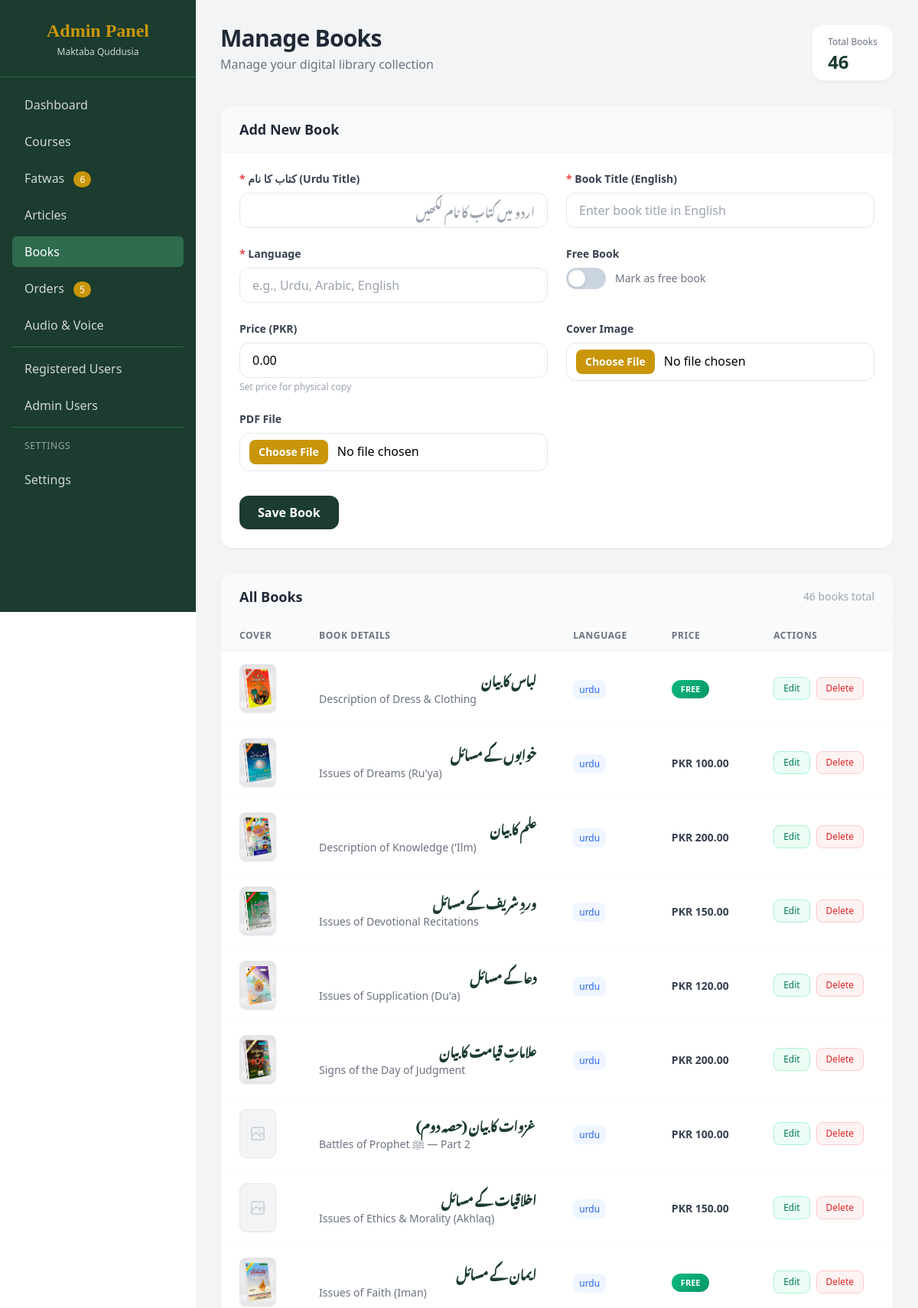
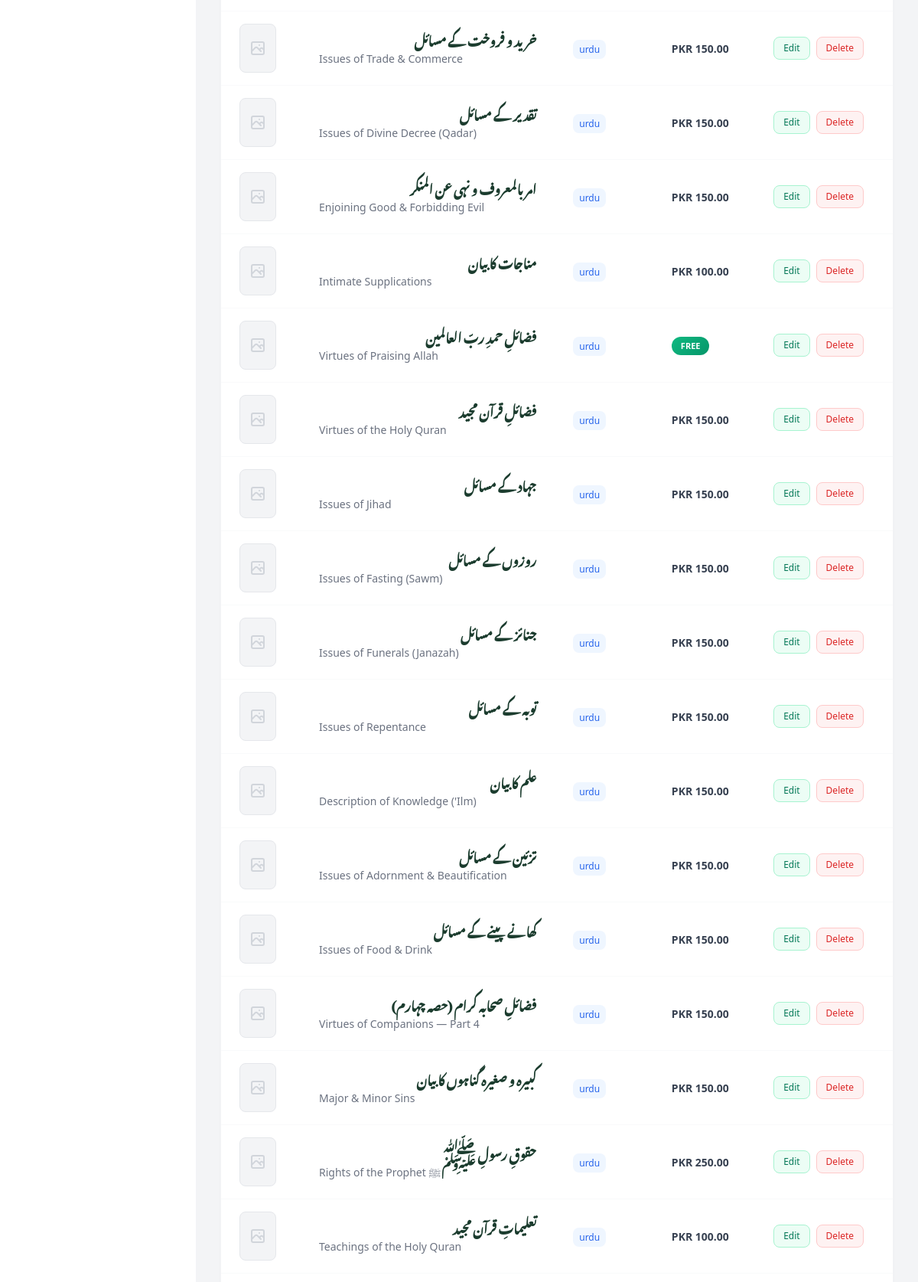
Page /admin/books.php (signed in, upper part) on the committed database (2 pictures, top to bottom).
### tables this page shows
CREATE TABLE `books` (
  `id` int(11) NOT NULL,
  `title` varchar(255) NOT NULL,
  `title_urdu` varchar(255) DEFAULT NULL,
  `cover_image_path` varchar(255) DEFAULT NULL,
  `download_url` varchar(255) DEFAULT NULL,
  `language` varchar(50) DEFAULT 'Urdu',
  `created_at` timestamp NOT NULL DEFAULT current_timestamp(),
  `cover_image` varchar(255) DEFAULT NULL,
  `file_path` varchar(255) DEFAULT NULL,
  `price` decimal(10,2) DEFAULT 0.00,
  `is_free` tinyint(1) DEFAULT 0
);

### admin/books.php (the view, shortened to what this page needs)
<?php
require_once '../config.php';
$edit_book = null;
try {
    $pdo->exec("ALTER TABLE books ADD COLUMN IF NOT EXISTS is_free TINYINT(1) DEFAULT 0");
} catch (PDOException $e) {}
$books = $pdo->query("SELECT * FROM books ORDER BY id DESC")->fetchAll();
$current_page = basename($_SERVER['PHP_SELF']);
$pending_fatwas = $pdo->query("SELECT COUNT(*) FROM fatwas WHERE status = 'Pending'")->fetchColumn();
$orders = $pdo->query("SELECT COUNT(*) FROM orders")->fetchColumn();
?>
<!DOCTYPE html>
<html lang="en">
<head>
    <script src="https://cdn.tailwindcss.com"></script>
</head>
<body>
<div class="admin-container">
    <aside class="sidebar-fixed">
        <div class="p-6 border-b border-green-mid text-center">
            <h2 class="text-2xl font-serif text-gold font-bold">Admin Panel</h2>
            <p class="text-xs text-gray-300 mt-1">Maktaba Quddusia</p>
        </div>
        <nav class="p-4 space-y-2">
            <a href="dashboard.php" class="nav-link <?php echo $current_page == 'dashboard.php' ? 'active' : ''; ?>">
                Dashboard
            </a>
            <a href="courses.php" class="nav-link <?php echo $current_page == 'courses.php' ? 'active' : ''; ?>">
                Courses
            </a>
            <a href="fatwas.php" class="nav-link <?php echo $current_page == 'fatwas.php' ? 'active' : ''; ?>">
                Fatwas
                <?php if($pending_fatwas > 0): ?>
                <span class="bg-gold text-white text-xs px-2 py-0.5 rounded-full ml-2"><?php echo $pending_fatwas; ?></span>
                <?php endif; ?>
            </a>
            <a href="articles.php" class="nav-link <?php echo $current_page == 'articles.php' ? 'active' : ''; ?>">
                Articles
            </a>
            <a href="books.php" class="nav-link <?php echo $current_page == 'books.php' ? 'active' : ''; ?>">
                Books
            </a>
            <a href="orders.php" class="nav-link <?php echo $current_page == 'orders.php' ? 'active' : ''; ?>">
                Orders
                <?php if($orders > 0): ?>
                <span class="bg-gold text-white text-xs px-2 py-0.5 rounded-full ml-2"><?php echo $orders; ?></span>
                <?php endif; ?>
            </a>
            <a href="audios.php" class="nav-link <?php echo $current_page == 'audios.php' ? 'active' : ''; ?>">
                Audio & Voice
            </a>
            <hr class="my-2 border-green-mid">
            <a href="manage_users.php" class="nav-link <?php echo $current_page == 'manage_users.php' ? 'active' : ''; ?>">
                Registered Users
            </a>
            <a href="users.php" class="nav-link <?php echo $current_page == 'users.php' ? 'active' : ''; ?>">
                Admin Users
            </a>
            <hr class="my-2 border-green-mid">
            <div class="px-4 py-2 text-xs text-gray-400 uppercase tracking-wider">Settings</div>
            <a href="settings.php" class="nav-link <?php echo $current_page == 'settings.php' ? 'active' : ''; ?>">
                Settings
            </a>
        </nav>
    </aside>
    <main class="main-scroll">
        <div class="p-8">
            <div class="mb-8">
                <div class="flex justify-between items-start">
                    <div>
                        <h1 class="text-3xl font-bold text-gray-800 tracking-tight">Manage Books</h1>
                        <p class="text-gray-500 mt-1">Manage your digital library collection</p>
                    </div>
                    <div class="flex items-center gap-4">
                        <div class="bg-white rounded-2xl px-5 py-2 shadow-sm border border-gray-100">
                            <span class="text-xs text-gray-500">Total Books</span>
                            <p class="text-2xl font-bold text-green-deep"><?php echo count($books); ?></p>
                        </div>
                    </div>
                </div>
            </div>
            <div class="bg-white rounded-2xl shadow-sm border border-gray-100 mb-8 overflow-hidden">
                <div class="px-6 py-4 bg-gray-50 border-b border-gray-100">
                    <h2 class="text-lg font-semibold text-gray-800">
                        <?php echo $edit_book ? 'Edit Book' : 'Add New Book'; ?>
                    </h2>
                </div>
                <div class="p-6">
                    <form method="POST" enctype="multipart/form-data">
                        <div class="grid grid-cols-1 lg:grid-cols-2 gap-6">
                            <div>
                                <label class="block text-sm font-semibold text-gray-700 mb-2"><span class="text-red-500">*</span> کتاب کا نام (Urdu Title)</label>
                                <input type="text" name="title_urdu" required
                                       class="urdu-input w-full px-4 py-2.5 border border-gray-200 rounded-xl focus:border-gold focus:ring-2 focus:ring-yellow-100 outline-none transition"
                                       value="<?php echo $edit_book ? htmlspecialchars($edit_book['title_urdu']) : ''; ?>"
                                       placeholder="اردو میں کتاب کا نام لکھیں">
                            </div>
                            <div>
                                <label class="block text-sm font-semibold text-gray-700 mb-2"><span class="text-red-500">*</span> Book Title (English)</label>
                                <input type="text" name="title" required
                                       class="w-full px-4 py-2.5 border border-gray-200 rounded-xl focus:border-gold focus:ring-2 focus:ring-yellow-100 outline-none transition"
                                       value="<?php echo $edit_book ? htmlspecialchars($edit_book['title']) : ''; ?>"
                                       placeholder="Enter book title in English">
                            </div>
                            <div>
                                <label class="block text-sm font-semibold text-gray-700 mb-2"><span class="text-red-500">*</span> Language</label>
                                <input type="text" name="language" required
                                       class="w-full px-4 py-2.5 border border-gray-200 rounded-xl focus:border-gold focus:ring-2 focus:ring-yellow-100 outline-none transition"
                                       value="<?php echo $edit_book ? htmlspecialchars($edit_book['language']) : ''; ?>"
                                       placeholder="e.g., Urdu, Arabic, English">
                            </div>
                            <div>
                                <label class="block text-sm font-semibold text-gray-700 mb-2">Free Book</label>
                                <div class="flex items-center gap-3">
                                    <label class="toggle-switch">
                                        <span class="toggle-slider"></span>
                                    </label>
                                    <span class="text-sm text-gray-500">Mark as free book</span>
                                </div>
                            </div>
                            <div id="price_field" style="<?php echo ($edit_book && $edit_book['is_free'] == 1) ? 'display:none' : 'display:block'; ?>">
                                <label class="block text-sm font-semibold text-gray-700 mb-2">Price (PKR)</label>
                                <input type="number" step="0.01" name="price" id="price_input"
                                       class="w-full px-4 py-2.5 border border-gray-200 rounded-xl focus:border-gold focus:ring-2 focus:ring-yellow-100 outline-none transition"
                                       value="<?php echo $edit_book ? htmlspecialchars($edit_book['price']) : '0.00'; ?>"
                                       <?php echo ($edit_book && $edit_book['is_free'] == 1) ? 'disabled' : ''; ?>>
                                <p class="text-xs text-gray-400 mt-1">Set price for physical copy</p>
                            </div>
                            <div>
                                <label class="block text-sm font-semibold text-gray-700 mb-2">Cover Image</label>
                                <input type="file" name="cover_image" accept="image/*"
                                       class="w-full px-3 py-2 border border-gray-200 rounded-xl outline-none transition file:mr-3 file:py-1.5 file:px-3 file:rounded-lg file:border-0 file:text-sm file:font-semibold file:bg-gold file:text-white hover:file:bg-yellow-500">
                            </div>
                            <div>
                                <label class="block text-sm font-semibold text-gray-700 mb-2">PDF File</label>
                                <input type="file" name="book_file" accept=".pdf"
                                       class="w-full px-3 py-2 border border-gray-200 rounded-xl outline-none transition file:mr-3 file:py-1.5 file:px-3 file:rounded-lg file:border-0 file:text-sm file:font-semibold file:bg-gold file:text-white hover:file:bg-yellow-500">
                            </div>
                        </div>
                        <div class="mt-8 flex gap-3">
                            <button type="submit" class="bg-green-deep hover:bg-green-mid text-white px-6 py-2.5 rounded-xl font-semibold transition shadow-sm">
                                <?php echo $edit_book ? 'Update Book' : 'Save Book'; ?>
                            </button>
                        </div>
                    </form>
                </div>
            </div>
            <div class="bg-white rounded-2xl shadow-sm border border-gray-100 overflow-hidden">
                <div class="px-6 py-4 bg-gray-50 border-b border-gray-100 flex items-center justify-between">
                    <h2 class="text-lg font-semibold text-gray-800">All Books</h2>
                    <span class="text-sm text-gray-400"><?php echo count($books); ?> books total</span>
                </div>
                <div class="overflow-x-auto">
                    <table class="w-full">
                        <thead>
                            <tr class="bg-gray-50 border-b border-gray-100">
                                <th class="px-6 py-3 text-left text-xs font-semibold text-gray-500 uppercase tracking-wider">Cover</th>
                                <th class="px-6 py-3 text-left text-xs font-semibold text-gray-500 uppercase tracking-wider">Book Details</th>
                                <th class="px-6 py-3 text-left text-xs font-semibold text-gray-500 uppercase tracking-wider">Language</th>
                                <th class="px-6 py-3 text-left text-xs font-semibold text-gray-500 uppercase tracking-wider">Price</th>
                                <th class="px-6 py-3 text-left text-xs font-semibold text-gray-500 uppercase tracking-wider">Actions</th>
                            </tr>
                        </thead>
                        <tbody>
                            <?php foreach($books as $b): ?>
                            <tr class="border-b border-gray-50 hover:bg-gray-50 transition">
                                <td class="px-6 py-4">
                                    <?php if(!empty($b['cover_image'])): ?>
                                        <img src="../<?php echo htmlspecialchars($b['cover_image']); ?>" class="w-12 h-16 object-cover rounded-lg shadow-sm border border-gray-200">
                                    <?php else: ?>
                                        <div class="w-12 h-16 bg-gray-100 border border-gray-200 rounded-lg flex items-center justify-center">
                                        </div>
                                    <?php endif; ?>
                                </td>
                                <td class="px-6 py-4">
                                    <div class="urdu-text text-base text-green-deep font-bold mb-1"><?php echo htmlspecialchars($b['title_urdu']); ?></div>
                                    <div class="text-sm text-gray-500"><?php echo htmlspecialchars($b['title']); ?></div>
                                </td>
                                <td class="px-6 py-4">
                                    <span class="px-2 py-1 bg-blue-50 text-blue-600 rounded-lg text-xs font-medium"><?php echo htmlspecialchars($b['language']); ?></span>
                                </td>
                                <td class="px-6 py-4">
                                    <?php if($b['is_free'] == 1 || $b['price'] == 0): ?>
                                        <span class="free-badge">FREE</span>
                                    <?php else: ?>
                                        <span class="text-sm font-bold text-gray-700">PKR <?php echo number_format($b['price'], 2); ?></span>
                                    <?php endif; ?>
                                </td>
                                <td class="px-6 py-4">
                                    <div class="flex items-center gap-2">
                                        <a href="?edit=<?php echo $b['id']; ?>"
                                           class="bg-emerald-50 hover:bg-emerald-100 text-emerald-700 px-3 py-1.5 rounded-lg transition text-xs font-medium border border-emerald-200">
                                            Edit
                                        </a>
                                        <a href="?delete=<?php echo $b['id']; ?>"
                                           class="bg-red-50 hover:bg-red-100 text-red-600 px-3 py-1.5 rounded-lg transition text-xs font-medium border border-red-200"
                                           onclick="return confirm('Are you sure you want to delete this book?');">
                                            Delete
                                        </a>
                                    </div>
                                </td>
                            </tr>
                            <?php endforeach; ?>
                        </tbody>
                    </table>
                </div>
            </div>
        </div>
    </main>
</div>
</body>
</html>

### admin/books.php (style rules this page uses)
.admin-container { display: flex; min-height: 100vh; }
.sidebar-fixed { width: 16rem; flex-shrink: 0; background-color: #1B3C2E; color: white; overflow-y: auto; position: sticky; top: 0; height: 100vh; }
.main-scroll { flex: 1; overflow-y: auto; background-color: #f3f4f6; }
.nav-link { display: block; padding: 0.5rem 1rem; border-radius: 0.375rem; transition: all 0.2s; color: #d1d5db; }
.nav-link.active { background-color: #2E6B4F; color: white; font-weight: 500; }
.urdu-text { font-family: 'Noto Nastaliq Urdu', serif; direction: rtl; line-height: 1.8; }
.urdu-input { font-family: 'Noto Nastaliq Urdu', serif; direction: rtl; text-align: right; }
.toggle-switch { position: relative; display: inline-block; width: 52px; height: 28px; }
.toggle-slider { position: absolute; cursor: pointer; top: 0; left: 0; right: 0; bottom: 0; background-color: #cbd5e1; transition: 0.3s; border-radius: 34px; }
.toggle-slider:before { position: absolute; content: ""; height: 22px; width: 22px; left: 3px; bottom: 3px; background-color: white; transition: 0.3s; border-radius: 50%; box-shadow: 0 2px 4px rgba(0,0,0,0.1); }
.free-badge { background: linear-gradient(135deg, #10B981, #059669); padding: 4px 12px; border-radius: 20px; font-size: 11px; font-weight: 600; color: white; display: inline-block; }

### rows in the picture
books: cover_image (picture), title_urdu "لباس کا بیان", title "Description of Dress & Clothing", language "urdu", is_free "FREE"
books: cover_image (picture), title_urdu "خوابوں کے مسائل", title "Issues of Dreams (Ru'ya)", language "urdu", price "100.00"
books: cover_image (picture), title_urdu "علم کا بیان", title "Description of Knowledge ('Ilm)", language "urdu", price "200.00"
books: cover_image (picture), title_urdu "وردِ شریف کے مسائل", title "Issues of Devotional Recitations", language "urdu", price "150.00"
books: cover_image (picture), title_urdu "دعا کے مسائل", title "Issues of Supplication (Du'a)", language "urdu", price "120.00"
books: cover_image (picture), title_urdu "علاماتِ قیامت کا بیان", title "Signs of the Day of Judgment", language "urdu", price "200.00"
books: title_urdu "غزوات کا بیان (حصہ دوم)", title "Battles of Prophet ﷺ — Part 2", language "urdu", price "100.00"
books: title_urdu "اخلاقیات کے مسائل", title "Issues of Ethics & Morality (Akhlaq)", language "urdu", price "150.00"
books: cover_image (picture), title_urdu "ایمان کے مسائل", title "Issues of Faith (Iman)", language "urdu", is_free "FREE"
books: title_urdu "خرید و فروخت کے مسائل", title "Issues of Trade & Commerce", language "urdu", price "150.00"
books: title_urdu "تقدیر کے مسائل", title "Issues of Divine Decree (Qadar)", language "urdu", price "150.00"
books: title_urdu "امر بالمعروف و نہی عن المنکر", title "Enjoining Good & Forbidding Evil", language "urdu", price "150.00"
books: title_urdu "مناجات کا بیان", title "Intimate Supplications", language "urdu", price "100.00"
books: title_urdu "فضائلِ حمدِ ربّ العالمین", title "Virtues of Praising Allah", language "urdu", is_free "FREE"
books: title_urdu "فضائلِ قرآن مجید", title "Virtues of the Holy Quran", language "urdu", price "150.00"
books: title_urdu "جہاد کے مسائل", title "Issues of Jihad", language "urdu", price "150.00"
books: title_urdu "روزوں کے مسائل", title "Issues of Fasting (Sawm)", language "urdu", price "150.00"
books: title_urdu "جنائز کے مسائل", title "Issues of Funerals (Janazah)", language "urdu", price "150.00"
books: title_urdu "توبہ کے مسائل", title "Issues of Repentance", language "urdu", price "150.00"
books: title_urdu "علم کا بیان", title "Description of Knowledge ('Ilm)", language "urdu", price "150.00"
books: title_urdu "تزئین کے مسائل", title "Issues of Adornment & Beautification", language "urdu", price "150.00"
books: title_urdu "کھانے پینے کے مسائل", title "Issues of Food & Drink", language "urdu", price "150.00"
books: title_urdu "فضائلِ صحابہ کرام (حصہ چہارم)", title "Virtues of Companions — Part 4", language "urdu", price "150.00"
books: title_urdu "کبیرہ و صغیرہ گناہوں کا بیان", title "Major & Minor Sins", language "urdu", price "150.00"
books: title_urdu "حقوقِ رسولِ ﷺ", title "Rights of the Prophet ﷺ", language "urdu", price "250.00"
books: title_urdu "تعلیماتِ قرآن مجید", title "Teachings of the Holy Quran", language "urdu", price "100.00"

### other values in the picture
$pending_fatwas "6"
$orders "5"
count($books) "46"
